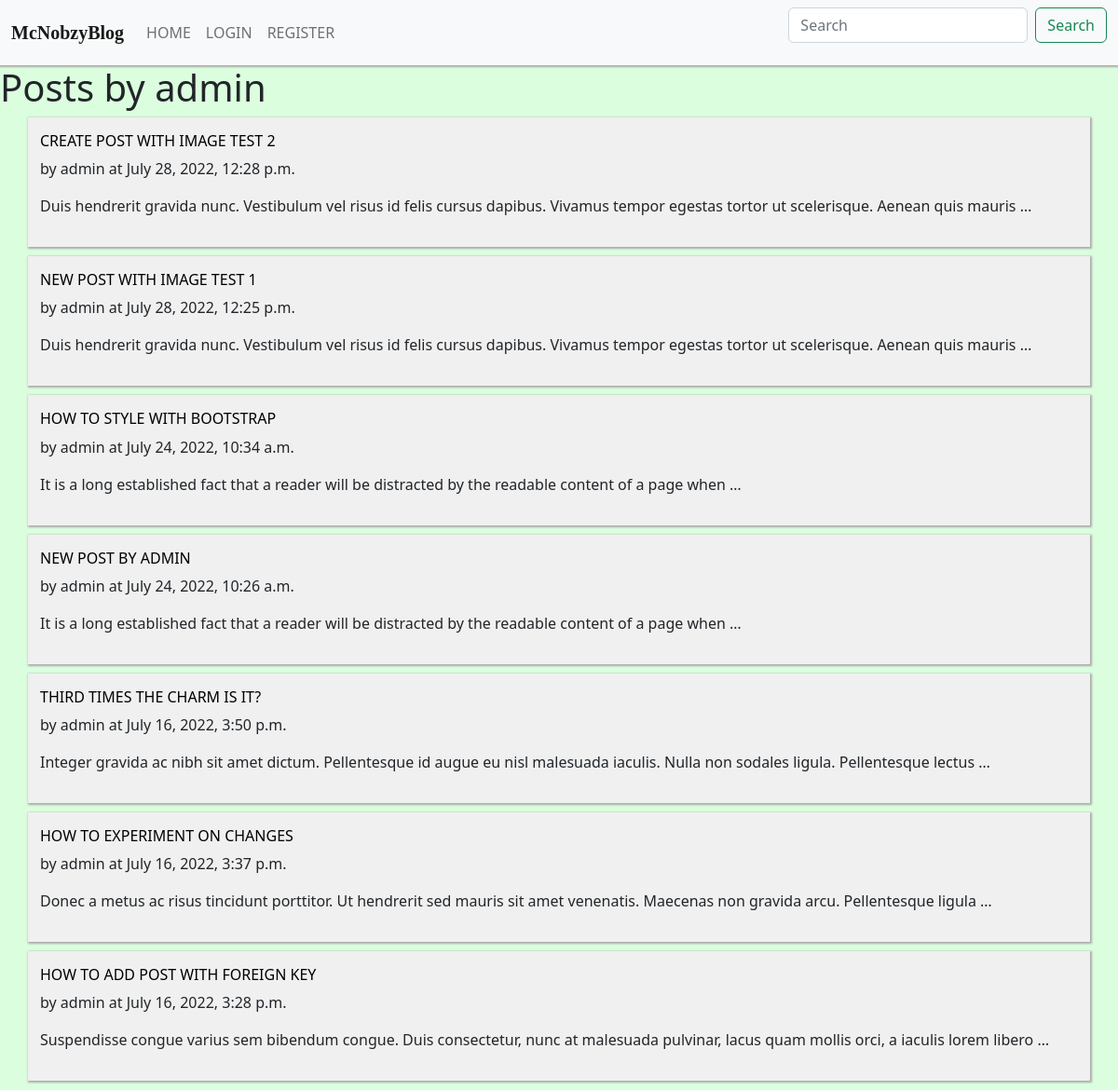
Page /author/1/admin on the committed database.
### posts/models.py (models this page shows, shortened)
class Post(models.Model):
    title = models.CharField(max_length=100000)
    body = models.CharField(max_length=1000000000)
    author = models.ForeignKey(User, on_delete=models.CASCADE)
    posted_at = models.DateTimeField(default=datetime.now, blank=True)
    post_image = models.ImageField(null=True, blank=True, upload_to="images/")

### posts/views.py (the view)
# urls.py: path('author/<str:pk>/<str:name>', views.postAuthor, name='postAuthor'),
def postAuthor(request, pk, name):
    posts = Post.objects.all().filter(author__exact=pk)
    user = User.objects.get(id=pk)
    name = user.username
    author_data = {
        'posts':posts,
        'name':name
    }
    return render(request, 'postAuthor.html', {'author_data':author_data})

### templates/postAuthor.html (shortened to what this page needs)
{% load static %}
<html>
    <link href="{% static 'css/bootstrap.min.css' %}" rel="stylesheet">
    <link href="{% static 'icons/css/font-awesome.min.css' %}" rel="stylesheet">
<body>
{% include 'header.html' %}
    <h1>Posts by {{author_data.name}}</h1>
    {% for post in author_data.posts reversed %}
        <section class="container posts">
            <a href="/post/{{post.id}}"><h2>{{post.title}}</h2></a>
            <p>by <bold>{{post.author}} at {{post.posted_at}}</p>
            <p>{{post.body|truncatewords:20}}</p>
        </section>
    {% endfor %}
</body>
</html>

### templates/postAuthor.html (style rules this page uses)
section { width: 75%; padding:15px; border-bottom: 20px; }
.posts { border: 1px solid #f0f0f0; background-color: #f0f0f0; margin-bottom: 10px; box-shadow: 0.5px 0.5px 2px 1px #aaa; }
.posts h2 { text-transform: uppercase; color: black; font-size: 16px; }
.posts a { text-decoration: none; }

### templates/header.html (style rules this page uses)
body { background-color: #dbffde; }

### rows in the picture
Post: title "CREATE POST WITH IMAGE TEST 2", author "admin", posted_at "July 28, 2022, 12:28 p.m.", body "Duis hendrerit gravida nunc. Vestibulum vel risus id felis cursus dapibus. Vivamus tempor egestas tortor ut scelerisque. Aenean quis mauris …"
Post: title "NEW POST WITH IMAGE TEST 1", author "admin", posted_at "July 28, 2022, 12:25 p.m.", body "Duis hendrerit gravida nunc. Vestibulum vel risus id felis cursus dapibus. Vivamus tempor egestas tortor ut scelerisque. Aenean quis mauris …"
Post: title "HOW TO STYLE WITH BOOTSTRAP", author "admin", posted_at "July 24, 2022, 10:34 a.m.", body "It is a long established fact that a reader will be distracted by the readable content of a page when …"
Post: title "NEW POST BY ADMIN", author "admin", posted_at "July 24, 2022, 10:26 a.m.", body "It is a long established fact that a reader will be distracted by the readable content of a page when …"
Post: title "THIRD TIMES THE CHARM IS IT?", author "admin", posted_at "July 16, 2022, 3:50 p.m.", body "Integer gravida ac nibh sit amet dictum. Pellentesque id augue eu nisl malesuada iaculis. Nulla non sodales ligula. Pellentesque lectus …"
Post: title "HOW TO EXPERIMENT ON CHANGES", author "admin", posted_at "July 16, 2022, 3:37 p.m.", body "Donec a metus ac risus tincidunt porttitor. Ut hendrerit sed mauris sit amet venenatis. Maecenas non gravida arcu. Pellentesque ligula …"
Post: title "HOW TO ADD POST WITH FOREIGN KEY", author "admin", posted_at "July 16, 2022, 3:28 p.m.", body "Suspendisse congue varius sem bibendum congue. Duis consectetur, nunc at malesuada pulvinar, lacus quam mollis orci, a iaculis lorem libero …"

### other values in the picture
{{ author_data.name }} "admin"
